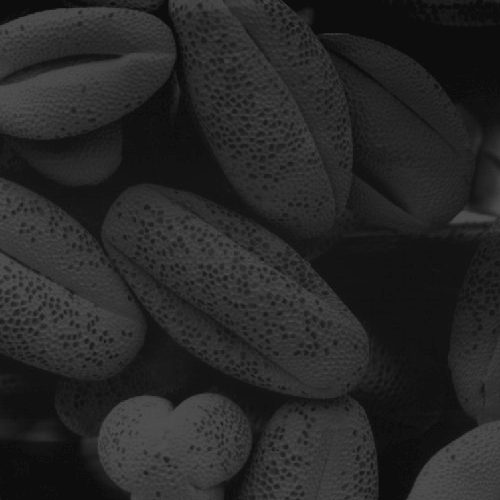
#> input picture Assignments/Assignment_01/a1images/shells.tif, 500 x 500 px
$ jupyter execute Task_05.ipynb
#> lines starting #> are read from the running program, lines starting #| are printed output that depends on the picture
[cell 1]
import cv2 as cv
import matplotlib.pyplot as plt
import numpy as np

[cell 2]
# Import Shells image
shells = cv.imread('a1images/shells.tif', cv.IMREAD_GRAYSCALE)
#> shells is the input picture: shape (500, 500); min 13, max 83, mean 38.7
assert shells is not None

[cell 3]
def histogram_equalization(f):
    # Get image details
    L = 256
    M, N = f.shape
#> M = 500; N = 500

    # Get histogram
    hist = cv.calcHist([f], [0], None, [L], [0, L])
#> hist = 256 values, max 17718 at index 13, min 0 at index 0, mean 976.6
    cdf = hist.cumsum()
#> cdf = 256 values from 0 to 250000

    # Define transformation
    t = np.array([(L-1)/(M*N)*cdf[k] for k in range(256)]).astype("uint8")
#> t = 256 values from 0 to 255

    return t[f]
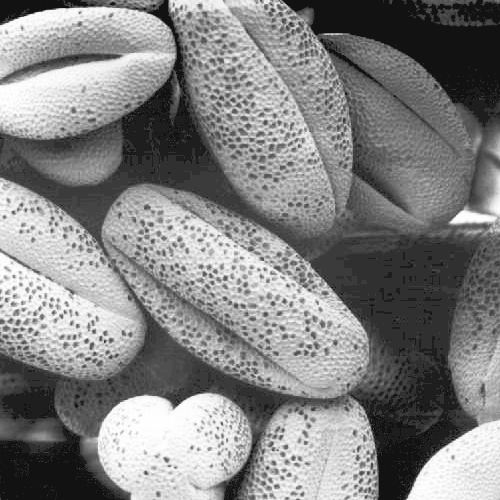
#> returned value: shape (500, 500); min 18, max 255, mean 130.5

[cell 4]
# Do histrogram equalization
equalized = histogram_equalization(shells)

# Create the figure for plotting
fig, ax = plt.subplots(1, 2, figsize=(8, 4))
ax[0].imshow(shells, cmap='gray', vmin=0, vmax=255)
ax[0].set_title('Original')
ax[0].axis("off")
ax[1].imshow(equalized, cmap='gray', vmin=0, vmax=255)
ax[1].set_title('Equalized using function')
ax[1].axis("off")

# Show the plot
plt.tight_layout()
plt.show()
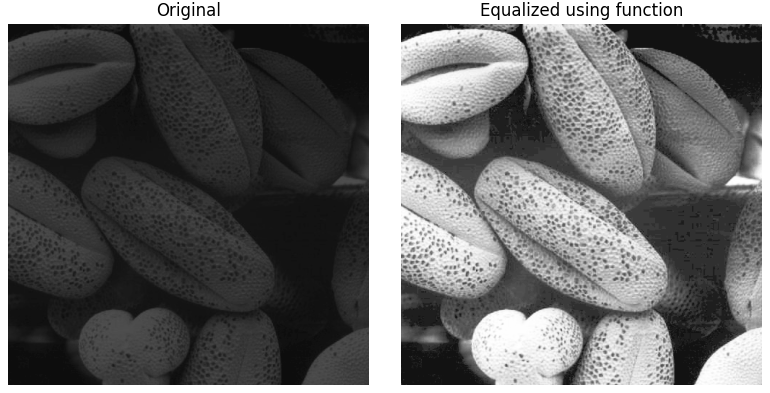
#> figure drawn by matplotlib, 2 panels

[cell 5]
# Compute the histograms for both images
hist1 = cv.calcHist([shells], [0], None, [256], [0, 256])
#> hist1 has the same summary as hist in histogram_equalization
hist2 = cv.calcHist([equalized], [0], None, [256], [0, 256])
#> hist2 = 256 values, max 18320 at index 18, min 0 at index 0, mean 976.6

# Create a figure with two subplots
plt.figure(figsize=(10, 5))

shells_flat = shells.flatten()
equalized_flat = equalized.flatten()

# First subplot: Histogram of the first image
plt.subplot(1, 2, 1)
plt.hist(shells_flat, bins=256, range=(0, 256), color='black', alpha=0.9)
plt.title('Original image')
plt.xlabel('Pixel Intensity')
plt.ylabel('Frequency')
plt.xlim([0, 256])

# Second subplot: Histogram of the second image
plt.subplot(1, 2, 2)
plt.hist(equalized_flat, bins=256, range=(0, 256), color='black', alpha=0.9)
plt.title('Histogram equalized image')
plt.xlabel('Pixel Intensity')
plt.ylabel('Frequency')
plt.xlim([0, 256])

# Display the plots side by side
plt.tight_layout()  # Adjusts the spacing between subplots for a neat layout
plt.show()
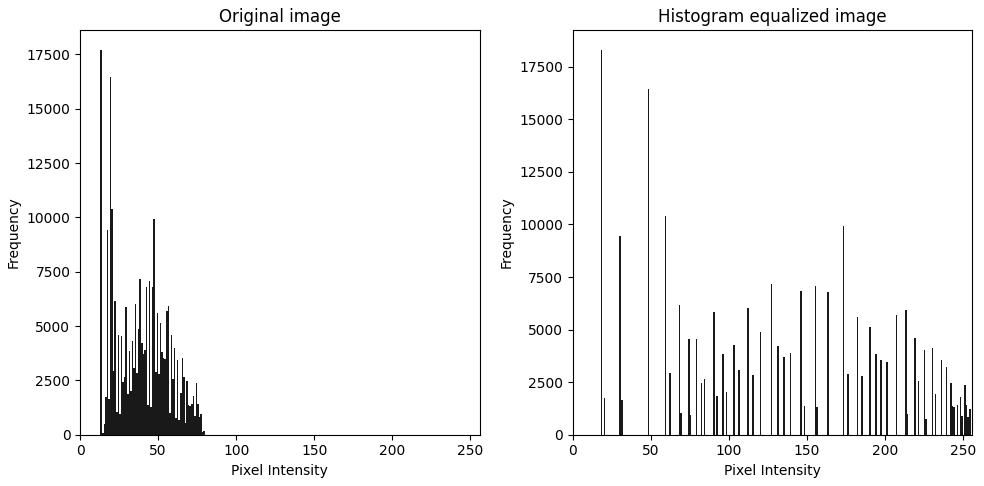
#> figure drawn by matplotlib, 2 panels; panel 1: tallest bar 17718 high, from x = 13 to 14; panel 2: tallest bar 18320 high, from x = 18 to 19
